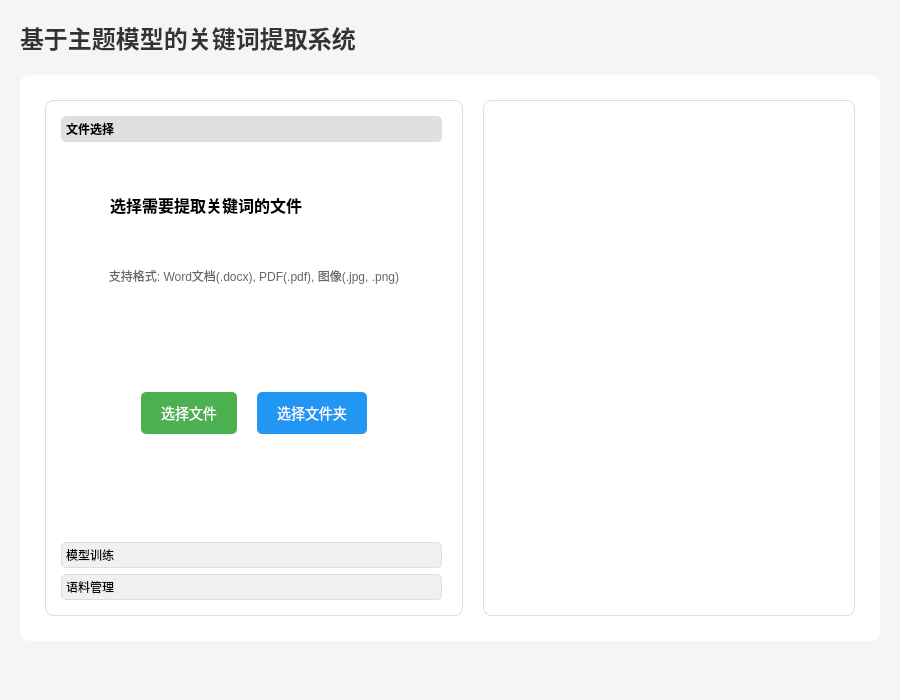
<?xml version="1.0" encoding="UTF-8"?>
<ui version="4.0">
 <class>Form</class>
 <widget class="QWidget" name="Form">
  <property name="geometry">
   <rect>
    <x>0</x>
    <y>0</y>
    <width>900</width>
    <height>700</height>
   </rect>
  </property>
  <property name="windowTitle">
   <string>主题模型关键词提取系统</string>
  </property>
  <property name="styleSheet">
   <string notr="true">background-color: #f5f5f5;</string>
  </property>
  <layout class="QVBoxLayout" name="verticalLayout">
   <property name="spacing">
    <number>20</number>
   </property>
   <property name="leftMargin">
    <number>20</number>
   </property>
   <property name="topMargin">
    <number>20</number>
   </property>
   <property name="rightMargin">
    <number>20</number>
   </property>
   <property name="bottomMargin">
    <number>20</number>
   </property>
   <item>
    <widget class="QLabel" name="label_title">
     <property name="text">
      <string>基于主题模型的关键词提取系统</string>
     </property>
     <property name="styleSheet">
      <string notr="true">font-size: 24px;
font-weight: bold;
color: #333;
qproperty-alignment: AlignCenter;</string>
     </property>
    </widget>
   </item>
   <item>
    <widget class="QFrame" name="frame_main">
     <property name="styleSheet">
      <string notr="true">background-color: white;
border-radius: 10px;
padding: 15px;</string>
     </property>
     <property name="frameShape">
      <enum>QFrame::StyledPanel</enum>
     </property>
     <property name="frameShadow">
      <enum>QFrame::Raised</enum>
     </property>
     <layout class="QVBoxLayout" name="verticalLayout_main">
      <property name="spacing">
       <number>20</number>
      </property>
      <property name="leftMargin">
       <number>10</number>
      </property>
      <property name="topMargin">
       <number>10</number>
      </property>
      <property name="rightMargin">
       <number>10</number>
      </property>
      <property name="bottomMargin">
       <number>10</number>
      </property>
      <item>
       <layout class="QHBoxLayout" name="horizontalLayout">
        <property name="spacing">
         <number>20</number>
        </property>
        <item>
         <widget class="QToolBox" name="toolBox">
          <property name="styleSheet">
           <string notr="true">QToolBox {
	background-color: white;
	border-radius: 8px;
	border: 1px solid #ddd;
}
QToolBox::tab {
	background-color: #f0f0f0;
	border: 1px solid #ddd;
	border-radius: 5px;
	margin-right: 5px;
}
QToolBox::tab:selected {
	background-color: #e0e0e0;
	font-weight: bold;
}</string>
          </property>
          <property name="currentIndex">
           <number>0</number>
          </property>
          <widget class="QWidget" name="page_file">
           <property name="geometry">
            <rect>
             <x>0</x>
             <y>0</y>
             <width>500</width>
             <height>300</height>
            </rect>
           </property>
           <attribute name="label">
            <string>文件选择</string>
           </attribute>
           <layout class="QVBoxLayout" name="verticalLayout_file">
            <property name="spacing">
             <number>20</number>
            </property>
            <property name="leftMargin">
             <number>15</number>
            </property>
            <property name="topMargin">
             <number>15</number>
            </property>
            <property name="rightMargin">
             <number>15</number>
            </property>
            <property name="bottomMargin">
             <number>15</number>
            </property>
            <item>
             <widget class="QLabel" name="label_file">
              <property name="text">
               <string>选择需要提取关键词的文件</string>
              </property>
              <property name="styleSheet">
               <string notr="true">font-size: 16px; font-weight: bold;</string>
              </property>
             </widget>
            </item>
            <item>
             <widget class="QLabel" name="label_desc">
              <property name="text">
               <string>支持格式: Word文档(.docx), PDF(.pdf), 图像(.jpg, .png)</string>
              </property>
              <property name="styleSheet">
               <string notr="true">color: #666;</string>
              </property>
              <property name="alignment">
               <set>Qt::AlignCenter</set>
              </property>
             </widget>
            </item>
            <item>
             <spacer name="verticalSpacer">
              <property name="orientation">
               <enum>Qt::Vertical</enum>
              </property>
              <property name="sizeHint" stdset="0">
               <size>
                <width>20</width>
                <height>40</height>
               </size>
              </property>
             </spacer>
            </item>
            <item>
             <layout class="QHBoxLayout" name="horizontalLayout_file">
              <property name="spacing">
               <number>20</number>
              </property>
              <property name="leftMargin">
               <number>50</number>
              </property>
              <property name="rightMargin">
               <number>50</number>
              </property>
              <item>
               <widget class="QPushButton" name="pushButton_file">
                <property name="text">
                 <string>选择文件</string>
                </property>
                <property name="styleSheet">
                 <string notr="true">QPushButton {
	background-color: #4CAF50;
	color: white;
	border: none;
	border-radius: 5px;
	padding: 10px 20px;
	font-size: 14px;
}
QPushButton:hover {
	background-color: #45a049;
}</string>
                </property>
               </widget>
              </item>
              <item>
               <widget class="QPushButton" name="pushButton_folder">
                <property name="text">
                 <string>选择文件夹</string>
                </property>
                <property name="styleSheet">
                 <string notr="true">QPushButton {
	background-color: #2196F3;
	color: white;
	border: none;
	border-radius: 5px;
	padding: 10px 20px;
	font-size: 14px;
}
QPushButton:hover {
	background-color: #0b7dda;
}</string>
                </property>
               </widget>
              </item>
             </layout>
            </item>
            <item>
             <spacer name="verticalSpacer_2">
              <property name="orientation">
               <enum>Qt::Vertical</enum>
              </property>
              <property name="sizeHint" stdset="0">
               <size>
                <width>20</width>
                <height>40</height>
               </size>
              </property>
             </spacer>
            </item>
           </layout>
          </widget>
          <widget class="QWidget" name="page_train">
           <property name="geometry">
            <rect>
             <x>0</x>
             <y>0</y>
             <width>500</width>
             <height>300</height>
            </rect>
           </property>
           <attribute name="label">
            <string>模型训练</string>
           </attribute>
           <layout class="QVBoxLayout" name="verticalLayout_train">
            <property name="spacing">
             <number>20</number>
            </property>
            <property name="leftMargin">
             <number>15</number>
            </property>
            <property name="topMargin">
             <number>15</number>
            </property>
            <property name="rightMargin">
             <number>15</number>
            </property>
            <property name="bottomMargin">
             <number>15</number>
            </property>
            <item>
             <widget class="QLabel" name="label_train">
              <property name="text">
               <string>模型训练配置</string>
              </property>
              <property name="styleSheet">
               <string notr="true">font-size: 16px; font-weight: bold;</string>
              </property>
             </widget>
            </item>
            <item>
             <widget class="QWidget" name="gridLayoutWidget">
              <layout class="QGridLayout" name="gridLayout">
               <property name="spacing">
                <number>15</number>
               </property>
               <item row="0" column="0">
                <widget class="QLabel" name="label_model">
                 <property name="text">
                  <string>选择模型:</string>
                 </property>
                 <property name="styleSheet">
                  <string notr="true">font-size: 14px;</string>
                 </property>
                </widget>
               </item>
               <item row="0" column="1">
                <widget class="QComboBox" name="comboBox_model">
                 <item>
                  <property name="text">
                   <string>LSI</string>
                  </property>
                 </item>
                 <item>
                  <property name="text">
                   <string>LDA</string>
                  </property>
                 </item>
                </widget>
               </item>
               <item row="1" column="0">
                <widget class="QLabel" name="label_topics">
                 <property name="text">
                  <string>主题数量:</string>
                 </property>
                 <property name="styleSheet">
                  <string notr="true">font-size: 14px;</string>
                 </property>
                </widget>
               </item>
               <item row="1" column="1">
                <widget class="QSpinBox" name="spinBox_topics">
                 <property name="minimum">
                  <number>1</number>
                 </property>
                 <property name="maximum">
                  <number>100</number>
                 </property>
                 <property name="value">
                  <number>10</number>
                 </property>
                </widget>
               </item>
               <item row="2" column="0" colspan="2">
                <widget class="QSlider" name="horizontalSlider_topics">
                 <property name="orientation">
                  <enum>Qt::Horizontal</enum>
                 </property>
                 <property name="minimum">
                  <number>1</number>
                 </property>
                 <property name="maximum">
                  <number>100</number>
                 </property>
                 <property name="value">
                  <number>10</number>
                 </property>
                 <property name="tickPosition">
                  <enum>QSlider::TicksBelow</enum>
                 </property>
                 <property name="tickInterval">
                  <number>10</number>
                 </property>
                </widget>
               </item>
               <item row="3" column="0" colspan="2">
                <widget class="QPushButton" name="pushButton_retrain">
                 <property name="text">
                  <string>重训练模型</string>
                 </property>
                 <property name="styleSheet">
                  <string notr="true">QPushButton {
	background-color: #ff9800;
	color: white;
	border: none;
	border-radius: 5px;
	padding: 10px 20px;
	font-size: 14px;
}
QPushButton:hover {
	background-color: #e68a00;
}</string>
                 </property>
                </widget>
               </item>
              </layout>
             </widget>
            </item>
           </layout>
          </widget>
          <widget class="QWidget" name="page_corpus">
           <property name="geometry">
            <rect>
             <x>0</x>
             <y>0</y>
             <width>500</width>
             <height>300</height>
            </rect>
           </property>
           <attribute name="label">
            <string>语料管理</string>
           </attribute>
           <layout class="QVBoxLayout" name="verticalLayout_corpus">
            <property name="spacing">
             <number>20</number>
            </property>
            <property name="leftMargin">
             <number>15</number>
            </property>
            <property name="topMargin">
             <number>15</number>
            </property>
            <property name="rightMargin">
             <number>15</number>
            </property>
            <property name="bottomMargin">
             <number>15</number>
            </property>
            <item>
             <widget class="QLabel" name="label_corpus">
              <property name="text">
               <string>增加训练语料</string>
              </property>
              <property name="styleSheet">
               <string notr="true">font-size: 16px; font-weight: bold;</string>
              </property>
             </widget>
            </item>
            <item>
             <spacer name="verticalSpacer_3">
              <property name="orientation">
               <enum>Qt::Vertical</enum>
              </property>
              <property name="sizeHint" stdset="0">
               <size>
                <width>20</width>
                <height>40</height>
               </size>
              </property>
             </spacer>
            </item>
            <item>
             <layout class="QHBoxLayout" name="horizontalLayout_corpus">
              <property name="spacing">
               <number>20</number>
              </property>
              <property name="leftMargin">
               <number>50</number>
              </property>
              <property name="rightMargin">
               <number>50</number>
              </property>
              <item>
               <widget class="QPushButton" name="pushButton_add_file">
                <property name="text">
                 <string>添加文件</string>
                </property>
                <property name="styleSheet">
                 <string notr="true">QPushButton {
	background-color: #4CAF50;
	color: white;
	border: none;
	border-radius: 5px;
	padding: 10px 20px;
	font-size: 14px;
}
QPushButton:hover {
	background-color: #45a049;
}</string>
                </property>
               </widget>
              </item>
              <item>
               <widget class="QPushButton" name="pushButton_add_folder">
                <property name="text">
                 <string>添加文件夹</string>
                </property>
                <property name="styleSheet">
                 <string notr="true">QPushButton {
	background-color: #2196F3;
	color: white;
	border: none;
	border-radius: 5px;
	padding: 10px 20px;
	font-size: 14px;
}
QPushButton:hover {
	background-color: #0b7dda;
}</string>
                </property>
               </widget>
              </item>
             </layout>
            </item>
            <item>
             <spacer name="verticalSpacer_4">
              <property name="orientation">
               <enum>Qt::Vertical</enum>
              </property>
              <property name="sizeHint" stdset="0">
               <size>
                <width>20</width>
                <height>40</height>
               </size>
              </property>
             </spacer>
            </item>
           </layout>
          </widget>
         </widget>
        </item>
        <item>
         <widget class="QTableView" name="tableView">
          <property name="styleSheet">
           <string notr="true">QTableView {
	border: 1px solid #ddd;
	border-radius: 8px;
}
QHeaderView::section {
	background-color: #f0f0f0;
	padding: 8px;
}</string>
          </property>
         </widget>
        </item>
       </layout>
      </item>
     </layout>
    </widget>
   </item>
   <item>
    <widget class="QStatusBar" name="statusBar">
     <property name="sizeGripEnabled">
      <bool>false</bool>
     </property>
    </widget>
   </item>
  </layout>
 </widget>
 <resources/>
 <connections/>
</ui>
